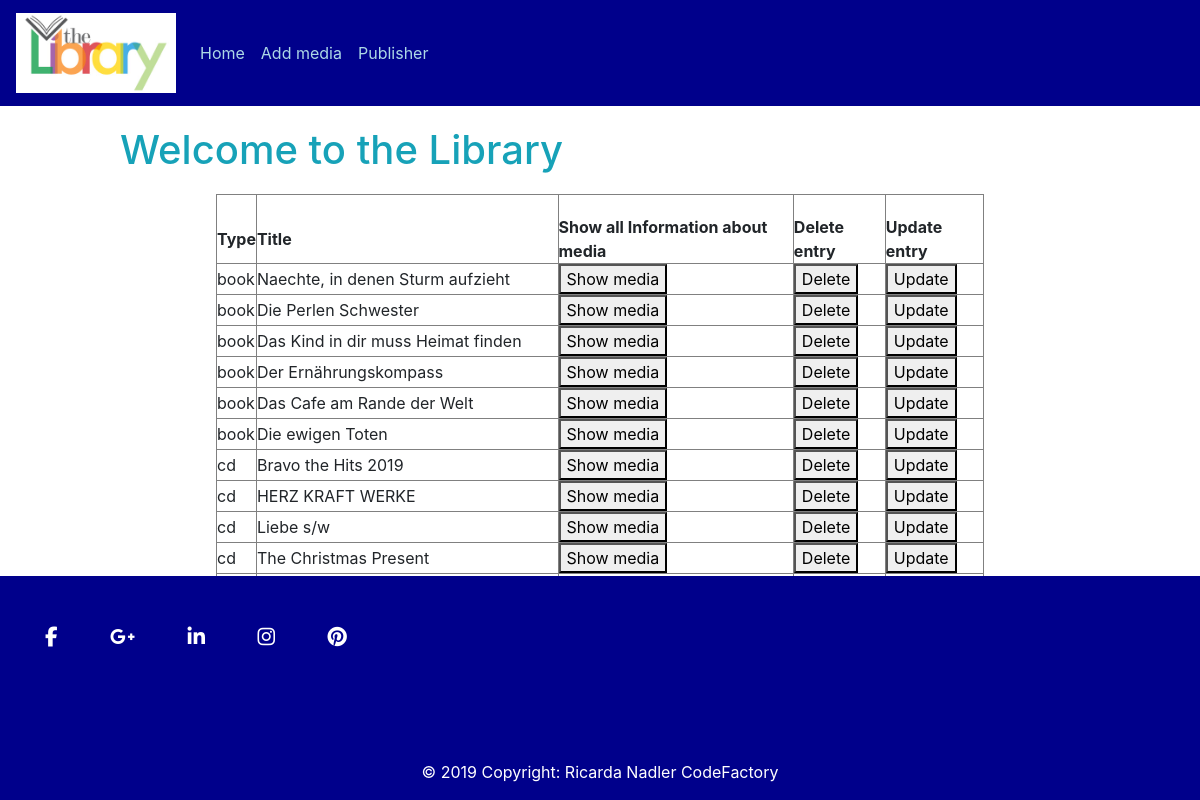
The page /cr10_ricarda_nadler_biglibrary/index.php on the database its author committed.
### tables this page shows
CREATE TABLE `media` (
  `media_id` int(6) UNSIGNED NOT NULL,
  `title` varchar(50) DEFAULT NULL,
  `image` varchar(255) DEFAULT NULL,
  `ISBN_code` int(11) DEFAULT NULL,
  `short_description` varchar(200) DEFAULT NULL,
  `publish_date` date DEFAULT NULL,
  `type` enum('book','cd','dvd') DEFAULT NULL,
  `status` enum('available','reserved') DEFAULT NULL,
  `author_name` varchar(50) DEFAULT NULL,
  `author_surname` varchar(50) DEFAULT NULL,
  `pub_name` varchar(50) DEFAULT NULL,
  `pub_street` varchar(50) DEFAULT NULL,
  `pub_streetno` int(6) DEFAULT NULL,
  `pub_zip` int(6) DEFAULT NULL,
  `pub_city` varchar(20) DEFAULT NULL,
  `pub_size` enum('big','medium','small') DEFAULT NULL
);

### cr10_ricarda_nadler_biglibrary/index.php (the view, shortened to what this page needs)
<?php require_once 'actions/dbconnect.php'; ?>
<!DOCTYPE html>
<html>
<head>
	<link rel="stylesheet" href="style/style.css">
	<link rel="stylesheet" href="https://stackpath.bootstrapcdn.com/bootstrap/4.3.1/css/bootstrap.min.css">
</head>
<body>
<nav class="navbar navbar-expand-lg">
	  <a class="navbar-brand" href="#"><img src="img/library_logo.jpg" alt="Logo" height="80" width=auto></a>
	  <div class="collapse navbar-collapse" id="navbarSupportedContent">
	    <ul class="navbar-nav mr-auto">
	      <li class="nav-item active">
	        <a class="nav-link" href="index.php">Home <span class="sr-only">(current)</span></a>
	      </li>
	      <li class="nav-item active">
	        <a class="nav-link" href="create.php">Add media <span class="sr-only">(current)</span></a>
	      </li>
	      <li class="nav-item active">
	        <a class="nav-link" href="publisher.php">Publisher <span class="sr-only">(current)</span></a>
	      </li>
	      </ul>
	  </div>
	</nav>
	<main>
		<h1 class="text-info">Welcome to the Library</h1>
	<div class ="manageUser">
  	<table border="1" cellspacing= "0" cellpadding="0">
        <tr>
               <th>Type</th>
               <th>Title</th>
               <th>Show all Information about media</th>
               <th>Delete entry</th>
               <th>Update entry</th>
           </tr>
		<?php $sql = "SELECT * FROM media";
			$result = mysqli_query($conn, $sql);
			if($result->num_rows == 0){
				$row = "No result";
				$res = 0;
			} elseif($result->num_rows == 1){
				$row = $result->fetch_assoc();
				$res = 1;
			} else{
				$row = $result->fetch_all(MYSQLI_ASSOC);
				$res = 2;
			}
			if($res == 0){
				echo $row;
			}elseif($res == 1){
				echo $row["title"]." ". $row["image"];
			}else{
				foreach ($row as $value) {
			?>
		<tr>
			<td><?php echo $value["type"]?></td>
			<td><?php echo $value["title"]?></td>
			<td><?php echo "<a href='media.php?id=".$value["media_id"]."'><button type='button'>Show media</button></a>" ?></td>
			<td><?php echo "<a href='delete.php?id=".$value["media_id"]."'><button type='button'>Delete</button></a> "?></td>
			<td><?php echo "<a href='update.php?id=".$value["media_id"]."'><button type='button'>Update</button></a><br>";
			}
		}
		?>
			</td>
		</tr>
</table>
</div>
</main>
<footer class="fixed-bottom page-footer font-small cyan darken-3 ">
  <div class="container">
    <div class="row">
      <div class="col-md-12 py-5">
        <div class="mb-5 flex-center">
          <a class="fb-ic">
            <i class="fab fa-facebook-f fa-lg white-text mr-md-5 mr-3 fa-2x"> </i>
          </a>
          <a class="gplus-ic">
            <i class="fab fa-google-plus-g fa-lg white-text mr-md-5 mr-3 fa-2x"> </i>
          </a>
          <a class="li-ic">
            <i class="fab fa-linkedin-in fa-lg white-text mr-md-5 mr-3 fa-2x"> </i>
          </a>
          <a class="ins-ic">
            <i class="fab fa-instagram fa-lg white-text mr-md-5 mr-3 fa-2x"> </i>
          </a>
          <a class="pin-ic">
            <i class="fab fa-pinterest fa-lg white-text fa-2x"> </i>
          </a>
        </div>
      </div>
    </div>
  </div>
  <div class="footer-copyright text-center py-3">© 2019 Copyright: Ricarda Nadler CodeFactory
  </div>
</footer>
</body>
</html>

### cr10_ricarda_nadler_biglibrary/style/style.css (style rules this page uses)
.navbar { background-color: darkblue; color: #ffffff; }
.page-footer { background-color: darkblue; color: #ffffff; }
main { background-color: white; width : 80%; margin: auto; margin-top: 20px; margin-bottom: 20px; }
.nav-link { color: lightblue; }
.manageUser { width : 80%; margin: auto; }
table { width: 100%; margin-top: 20px; }
table tr th { padding-top: 20px; }

### rows shown on the page
media: type "book", title "Naechte, in denen Sturm aufzieht"
media: type "book", title "Die Perlen Schwester"
media: type "book", title "Das Kind in dir muss Heimat finden"
media: type "book", title "Der Ernährungskompass"
media: type "book", title "Das Cafe am Rande der Welt"
media: type "book", title "Die ewigen Toten"
media: type "cd", title "Bravo the Hits 2019"
media: type "cd", title "HERZ KRAFT WERKE"
media: type "cd", title "Liebe s/w"
media: type "cd", title "The Christmas Present"
